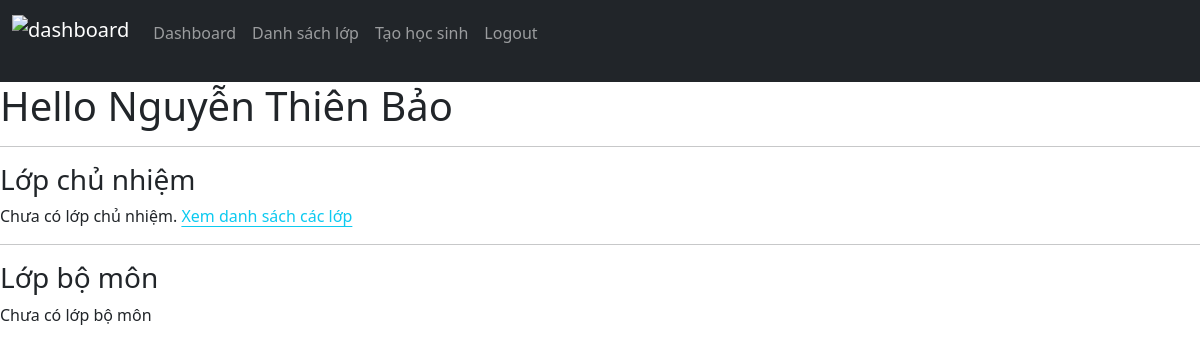
Before: /dashboard (signed in) with the older database file.
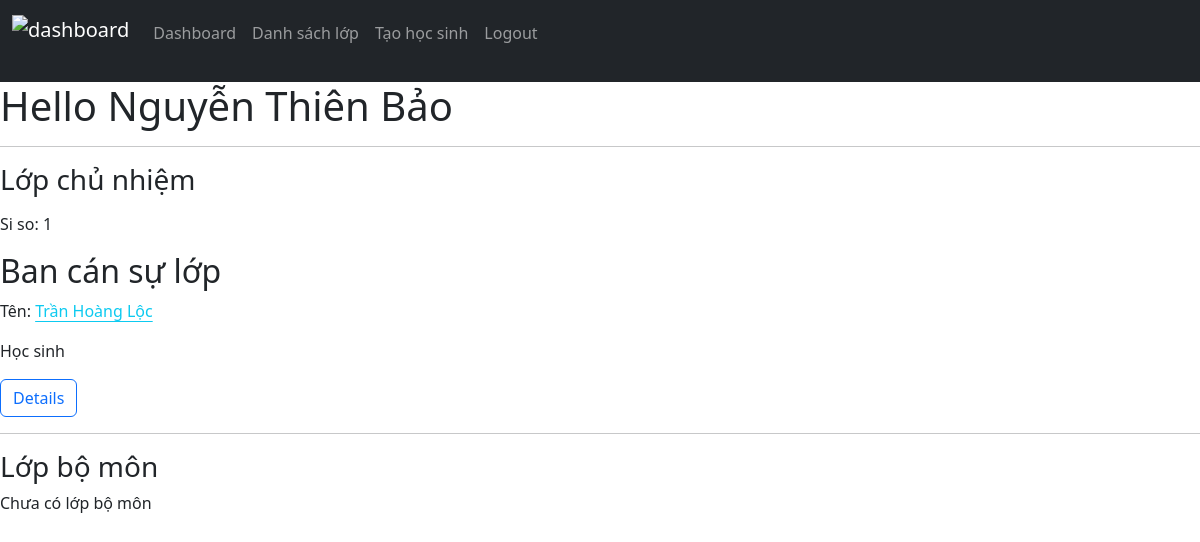
After: the same page with the newer database file.
### Du_An/models.py (models this page shows, shortened)
class Teacher(User):
    full_name = models.CharField(max_length=200, unique=False)
    subject = models.ManyToManyField(Subject, related_name="teachers")
    contact_information = models.TextField(default="")

class ClassYearProfile(models.Model):
    classroom = models.ForeignKey(Class, on_delete=models.CASCADE, related_name="profiles") #-W profile with 's'
    year = models.PositiveSmallIntegerField(blank=False, default=date.today().year)
    form_teacher = models.OneToOneField(Teacher, on_delete=models.CASCADE, null=True, blank=True, default=None, related_name="form_class")
    subject_teachers = models.ManyToManyField("ClassSubjectTeacher", blank=True, related_name="classroom")
    def get_class_staff_committee(self):
        try:
            return self.students.filter(role__in=STUDENT_ROLE)
        except:
            return None

class StudentYearProfile(models.Model):
    year = models.PositiveSmallIntegerField(blank=False, default=this_year)
    student = models.ForeignKey(Student, on_delete=models.CASCADE, related_name="profiles") #-W profile with 's'
    classroom = models.ForeignKey("ClassYearProfile", on_delete=models.CASCADE, related_name="students")
    role = models.CharField(max_length=30, choices=role_choices)
    main_subjects = models.ManyToManyField(MainSubject, related_name="student")
    second_subjects = models.ManyToManyField(SecondSubject, related_name="student")
    comment_subjects = models.ManyToManyField(EvaluateByCommentSubject, related_name="student")
    second_term_main_subjects = models.ManyToManyField(MainSubject, related_name="second_term_student")
    second_term_second_subjects = models.ManyToManyField(SecondSubject, related_name="second_term_student")
    second_term_comment_subjects = models.ManyToManyField(EvaluateByCommentSubject, related_name="second_term_student")

class Student(models.Model):
    full_name = models.CharField(max_length=200)
    birthday = models.DateField(blank=False)
    is_boy = models.BooleanField()
    """
    //main_subjects = models.ManyToManyField(MainSubject, related_name="student")
    //second_subjects = models.ManyToManyField(SecondSubject, related_name="student")
    //comment_subjects = models.ManyToManyField(EvaluateByCommentSubject, related_name="student")
    //second_term_main_subjects = models.ManyToManyField(MainSubject, related_name="second_term_student")
    //second_term_second_subjects = models.ManyToManyField(SecondSubject, related_name="second_term_student")
    //second_term_comment_subjects = models.ManyToManyField(EvaluateByCommentSubject, related_name="second_term_student") """

### Du_An/views.py (the view)
# urls.py: path("dashboard", views.dashboard, name="dashboard"),
def dashboard(request):
    if request.method == "GET":
        return render(request, "Du_An/dashboard.html")
    else:
        return HttpResponseNotAllowed("method not allowed")

### Du_An/templatetags/tags.py (called while the page is built)
@register.simple_tag
def get_role_name(role: str) -> str | None:
    if role not in STUDENT_ROLE:
        return
    for role_name in role_choices:
        if role in role_name:
            return role_name[-1] #* get the vietnamese name of the role

### Du_An/templates/Du_An/dashboard.html (shortened to what this page needs)
{% extends 'Du_An/layout.html' %}
{% load static %}
{% load tags %}
{% block style %} <link href="{% static 'Du_An/css/dashboard.css' %}" rel="stylesheet">
{% endblock %}
{% block body %}
    {% if user.is_authenticated %}
        {% if user.teacher %}
            <h1> Hello {{ user.teacher.full_name }}</h1>
            <hr>
            <h3>Lớp chủ nhiệm</h3>
            {% if user.teacher.form_class %}
            <div class="formClass">
                <p class="classStudentCount">Si so: {{ user.teacher.form_class.students.count }}</p>
                <div class="classStaffs">
                    <h2>Ban cán sự lớp</h2>
                    {% for staff in user.teacher.form_class.get_class_staff_committee %}
                        {% if staff %}
                        <p class="classStaffName">Tên: <a href="{% url 'view_student' staff.student.id %}" class="link-info link-offset-2 link-opacity-75-hover"> {{ staff.student.full_name }} </a> </p>
                        <p class="classStaffRole">{% get_role_name staff.role %}</p>
                        {% endif %}
                    {% empty %}
                    Lớp  chưa có ban cán sự
                    {% endfor %}
                </div>
                <a href="{% url 'view_class' user.teacher.form_class.classroom.id %}" class="btn btn-outline-primary"> Details </a>
            </div>
            {% else %}
            Chưa có lớp chủ nhiệm. <a href="{% url 'classes' %}" class="link-info link-offset-2 link-opacity-75-hover">Xem danh sách các lớp</a>
            {% endif %}
            <hr>
            <h3>Lớp bộ môn</h3>
            <div class="classes">
                {% for classroom in user.teacher.teaching_classes.all %}
                <div class="mb-3">
                    <p class="className"> {{ classroom.classroom.classroom.name }} </p>
                    <p class="classStudentCount"> {{ classroom.classroom.students.count }}</p>
                    {% if classroom.classroom.form_teacher %}
                    <p class="classFormTeacher">Form teacher: <a href="{% url 'view_teacher' classroom.classroom.form_teacher.id %}" class="link-info link-offset-2 link-underline-light link-opacity-75-hover"> {{ classroom.classroom.form_teacher.full_name }}</a></p>
                    {% else %}
                    Lớp chưa có Giáo viên chủ nhiệm
                    {% endif %}
                    <p class="classMonitor">Lớp Trưởng: {% autoescape off %} {% get_student_page_link classroom.classroom 'monitor' 'link-info link-offset-2 link-opacity-75-hover' %} {% endautoescape %} </p>
                </div>
                {% empty %}
                Chưa có lớp bộ môn
                {% endfor %}
            </div>
        {% else %}
            You're not either teacher or parent
        {% endif %}
    {% else %}
    <a class="btn btn-outline-primary" href="{% url 'login' %}">Đăng nhập</a>
    <a class="btn btn-outline-primary" href="{% url 'register' %}">Đăng kí</a>
    {% endif %}
{% endblock %}

Changed rows visible on the page:
added StudentYearProfile: student.full_name "Trần Hoàng Lộc", role "Học sinh"
Other visible differences:
{{ user.teacher.form_class.students.count }}: (not shown) → "1"
text no longer shown: "Chưa có lớp chủ nhiệm. Xem danh sách các lớp"
text now shown: "Si so: Ban cán sự lớp Details"
